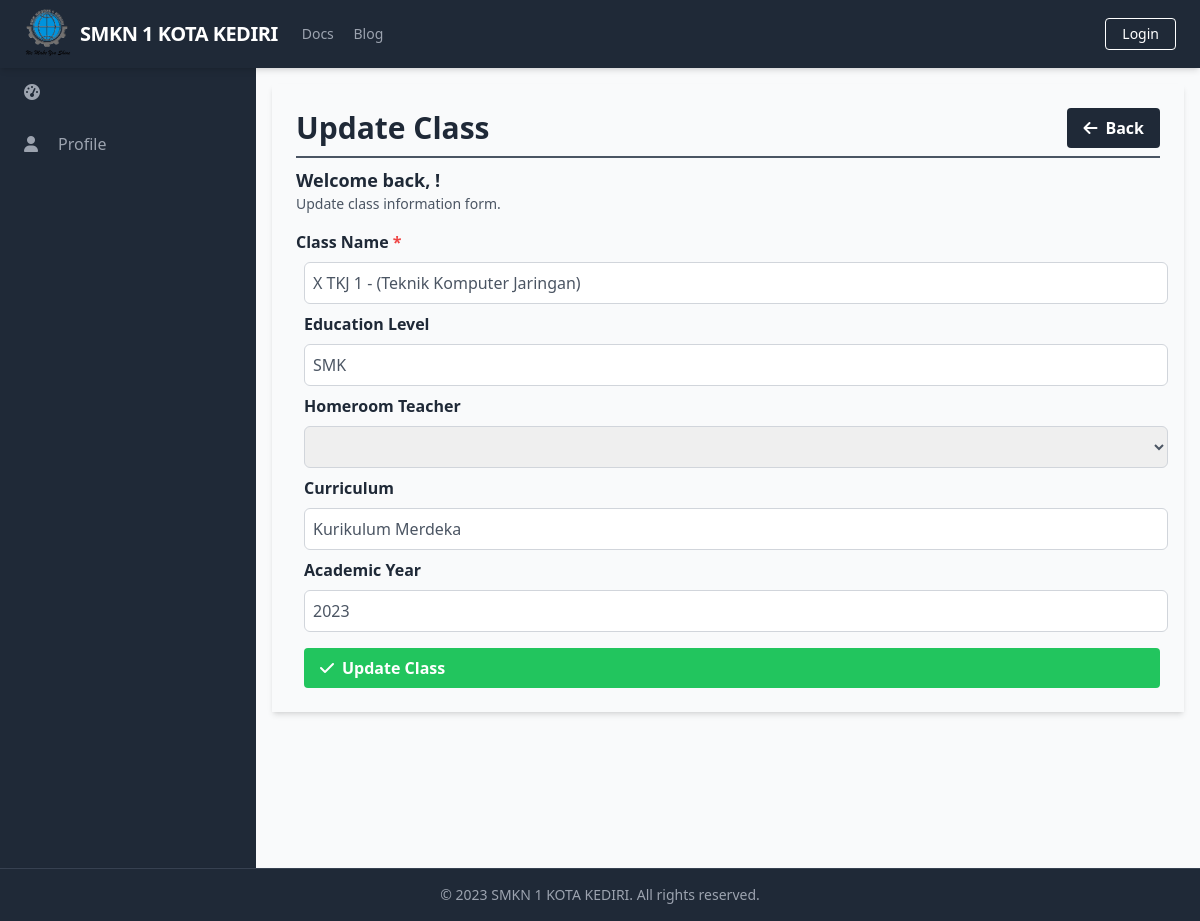
The page /manage_classes/manage_classes_update.php?id=3 on the database as committed earlier.
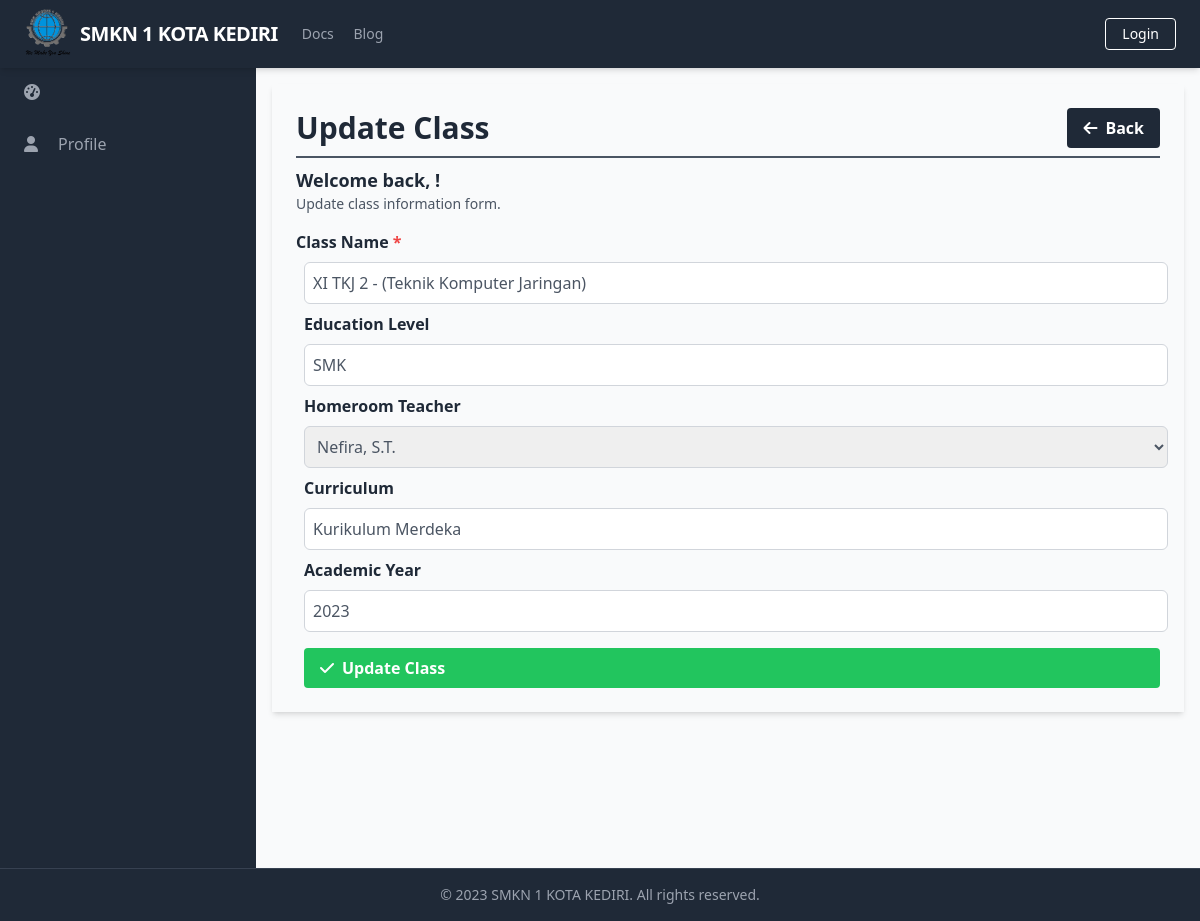
The same page on the database as committed later.
### tables this page shows
CREATE TABLE `Classes` (
  `ClassID` int(11) NOT NULL,
  `ClassName` varchar(50) DEFAULT NULL,
  `EducationLevel` varchar(20) DEFAULT NULL,
  `HomeroomTeacher` varchar(50) DEFAULT NULL,
  `Curriculum` varchar(50) DEFAULT NULL,
  `AcademicYear` varchar(20) DEFAULT NULL,
  `ClassCode` varchar(20) DEFAULT NULL
);

### public/manage_classes/manage_classes_update.php (the view, shortened to what the changed rows need)
<?php
require_once('../../database/connection.php');
include_once('../components/header.php');
$class_id = $class_name = $education_level = $homeroom_teacher = $curriculum = $academic_year = '';
if (isset($_GET['id'])) {
    $class_id = mysqli_real_escape_string($conn, $_GET['id']);
    $query = "SELECT * FROM Classes WHERE ClassID = ? LIMIT 1";
    $stmt = $conn->prepare($query);
    $stmt->bind_param('s', $class_id);
    $stmt->execute();
    $result = $stmt->get_result();
    $class = $result->fetch_assoc();
    if (!$class) {
    } else {
        $class_name = $class['ClassName'];
        $education_level = $class['EducationLevel'];
        $curriculum = $class['Curriculum'];
        $academic_year = $class['AcademicYear'];
    }
}
?>
<div class="h-screen flex flex-col">
    <div class="flex-grow bg-gray-50 flex flex-row shadow-md">
        <main class="bg-gray-50 flex flex-col flex-1 overflow-y-scroll h-screen flex-shrink-0 sc-hide pb-40">
            <div class="flex items-start justify-start p-6 shadow-md m-4 flex-1 flex-col">
                <div class="flex flex-row justify-between items-center w-full border-b-2 border-gray-600 mb-2 pb-2">
                    <h1 class="text-3xl text-gray-800 font-semibold w-full">Update Class</h1>
                </div>
                <div class="flex flex-col w-full">
                    <div class="flex flex-row justify-between items-center w-full pb-2">
                        <div>
                            <h2 class="text-lg text-gray-800 font-semibold">Welcome back, <?php echo $_SESSION['FullName']; ?>!</h2>
                        </div>
                    </div>
                    <form action="" method="POST" class="flex flex-col w-full space-x-2">
                        <label for="class_name" class="block font-semibold text-gray-800 mt-2 mb-2">Class Name <span class="text-red-500">*</span></label>
                        <input type="text" id="class_name" name="class_name" class="w-full rounded-md border-gray-300 px-2 py-2 border text-gray-600" placeholder="Class Name" value="<?php echo $class_name; ?>">
                        <label for="education_level" class="block font-semibold text-gray-800 mt-2 mb-2">Education Level</label>
                        <input type="text" id="education_level" name="education_level" class="w-full rounded-md border-gray-300 px-2 py-2 border text-gray-600" placeholder="Education Level" value="<?php echo $education_level; ?>">
                        <?php
                        $query = "SELECT Teachers.TeacherID, Users.FullName, Teachers.AcademicDegree
                        FROM Teachers
                        INNER JOIN Users ON Teachers.UserID = Users.UserID
                        WHERE Teachers.TeacherID NOT IN (SELECT HomeroomTeacher FROM Classes)";
                        $result = $conn->query($query);
                        ?>
                        <label for="homeroom_teacher" class="block font-semibold text-gray-800 mt-2 mb-2">Homeroom Teacher</label>
                        <select id="homeroom_teacher" name="homeroom_teacher" class="w-full rounded-md border-gray-300 px-2 py-2 border text-gray-600">
                            <?php
                            while ($row = $result->fetch_assoc()) {
                                $teacherID = $row['TeacherID'];
                                $teacherName = $row['FullName'];
                                $AcademicDegree = $row['AcademicDegree'];
                                echo "<option value='$teacherID'>$teacherName, $AcademicDegree</option>";
                            }
                            ?>
                        </select>
                        <label for="curriculum" class="block font-semibold text-gray-800 mt-2 mb-2">Curriculum</label>
                        <input type="text" id="curriculum" name="curriculum" class="w-full rounded-md border-gray-300 px-2 py-2 border text-gray-600" placeholder="Curriculum" value="<?php echo $curriculum; ?>">
                        <label for="academic_year" class="block font-semibold text-gray-800 mt-2 mb-2">Academic Year</label>
                        <input type="text" id="academic_year" name="academic_year" class="w-full rounded-md border-gray-300 px-2 py-2 border text-gray-600" placeholder="Academic Year" value="<?php echo $academic_year; ?>">
                        <button type="submit" class="bg-green-500 hover-bg-green-700 text-white font-bold py-2 px-4 rounded inline-flex items-center mt-4 text-center">
                            <i class="fas fa-check mr-2"></i>
                            <span>Update Class</span>
                        </button>
                    </form>
                </div>
            </div>
        </main>
    </div>
</div>
</body>
</html>

Rows that differ between the two databases and show on the page:
changed classes "SMK": class_name "X TKJ 1 - (Teknik Komputer Jaringan)" → "XI TKJ 2 - (Teknik Komputer Jaringan)"
Other text that changed with them:
form field homeroom_teacher: (not shown) → "Nefira, S.T."
